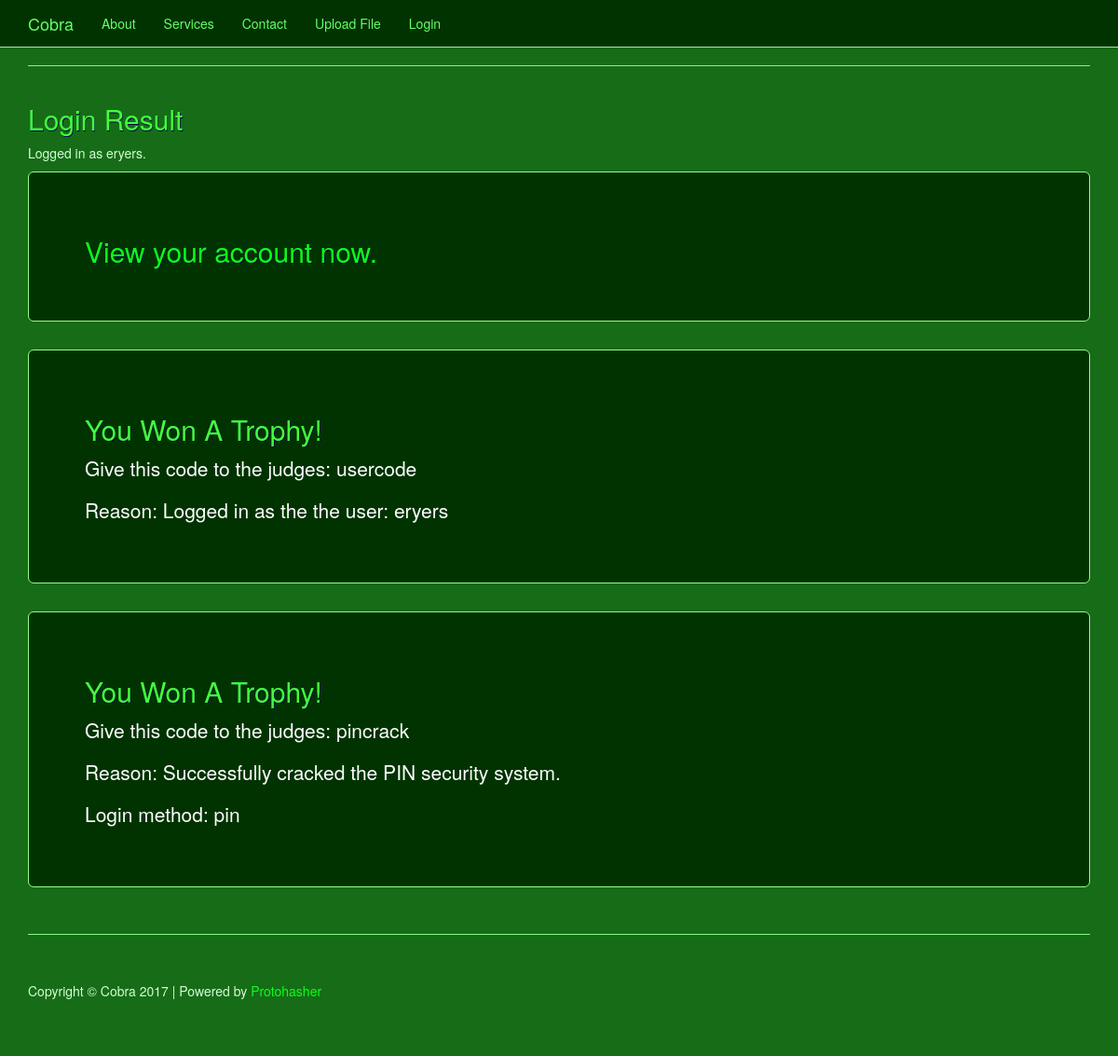
/loginPost.php?hashed_pin=42336, run on the app's committed database.
### tables this page shows
CREATE TABLE `user` (
  `userID` int(11) NOT NULL AUTO_INCREMENT,
  `username` varchar(255) DEFAULT NULL,
  `password` varchar(255) DEFAULT NULL,
  `pin` int(4) DEFAULT NULL,
  `hashed_pin` int(5) DEFAULT NULL,
  `trophyCode` varchar(255) DEFAULT NULL,
  `pin_crack_trophy` varchar(255) DEFAULT NULL,
  `password_crack_trophy` varchar(255) DEFAULT NULL,
  `dateCreated` datetime DEFAULT NULL,
  `dateModified` timestamp NULL DEFAULT NULL ON UPDATE CURRENT_TIMESTAMP,
  PRIMARY KEY (`userID`),
  UNIQUE KEY `userID` (`userID`) USING BTREE
);

### com/capstone/model/userManager.php (called while the page is built, shortened)
<?php
$settings = new SettingsManager();
class UserManager {
	public function loginUser($username ="", $password ="", $hashed_pin ="") {
		global $settings;
		$conn = new mysqli($settings->get('db_servername'), $settings->get('db_username'), $settings->get('db_password'), $settings->get('db_name'));
		$sql = "SELECT userID, username, password, trophyCode, pin_crack_trophy, password_crack_trophy FROM user";
		if( !empty($hashed_pin) )
		{
			$sql = $sql . " WHERE hashed_pin = '" . $hashed_pin . "'";
		}
		else
		{
			$sql = $sql . " WHERE username = '" . $username . "'";
			$sql = $sql . " AND password = '" . $password . "'";
		}
		$conn->multi_query($sql);
		$result = mysqli_store_result($conn);
		return $result;
	}
}

### public/loginPost.php (the view, shortened to what this page needs)
<?php
	require dirname(__FILE__) . '/../com/capstone/model/userManager.php';
	$userManager = new UserManager();
	$username = "";
	$password = "";
	$hashed_pin = "";
	$login_method = "";
	if(isset($_GET["hashed_pin"]))
	{
		$hashed_pin = $_GET["hashed_pin"];
		$login_method = "pin";
	}
	else
	{
		$login_method = "password";
	}
	$user = $userManager->loginUser($username, $password, $hashed_pin);
	include "includes/header.php";
?>
<hr>
<div class="row">
	<div class="col-sm-12">
		<h2>Login Result</h2>
		<?php
			if( $row = $user->fetch_assoc() )
			{
				$username = $row["username"];
				echo '<p>Logged in as ' . $row["username"] . '.</p>';
				echo '
					<div class="jumbotron">
						<h2><a href="account.php">View your account now.</a></h2>
					</div>
					<div class="jumbotron">
						<h2>You Won A Trophy!</h2>
						<p>Give this code to the judges: ' . $row["trophyCode"] . '</p>
						<p>Reason: Logged in as the the user: ' . $username . '</p>
					</div>
				';
				if( $login_method == "pin" )
				{
					echo '
						<div class="jumbotron">
							<h2>You Won A Trophy!</h2>
							<p>Give this code to the judges: ' . $row["pin_crack_trophy"] . '</p>
							<p>Reason: Successfully cracked the PIN security system.</p>
							<p>Login method: ' . $login_method . '</p>
						</div>
					';
				}
			}
			else
			{
				echo '
					<p>Login failed! Maybe your login details were not correct. <a href="login.php">Try again.</a></p>
				';
			}
		?>
	</div>
</div>
<?php include "includes/footer.php"; ?>

### public/css/business-frontpage.css (style rules this page uses)
body { padding-top: 50px; }
#cobra { background-color: rgb(23, 108, 24); color: #d2ffd3; }
#cobra hr { border-color: #7ffc7a; }
#cobra h1, #cobra h2 { color: #44ff3d; text-shadow: 0.02em 0.02em 0.01em #000548; }
#cobra a, #cobra span.gc-cs-link { color: #0dff1b; }
#cobra .well, #cobra .form-control, #cobra .jumbotron { background-color: #013300; border: 1px solid #90ff85; color: #fff; }

### data on the page
user: username "eryers", trophyCode "usercode", pin_crack_trophy "pincrack"

### other printed values
$companyName "Cobra"
$login_method "pin"
